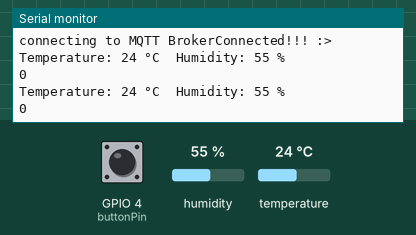
Bench run of a sketch on a simulated ESP8266 (NodeMCU). Parts: the last lines printed to the serial monitor. The test bench sets the inputs (shaded band); at power-on: humidity 55 %, GPIO 4 (buttonPin) HIGH, temperature 24 °C. WiFi joins after 1.5 s; servers stay silent unless stated; no MQTT or app messages arrive unless stated.

Above: at 2.7 s.
2.8 s: humidity set to 22 %
At 4.1 s:
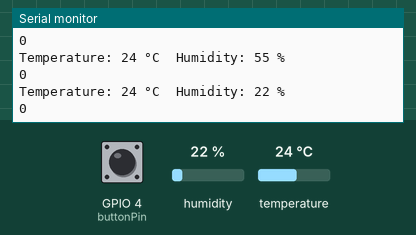
4.3 s: GPIO 4 (buttonPin) pulled LOW for 0.65 s
At 5.1 s:
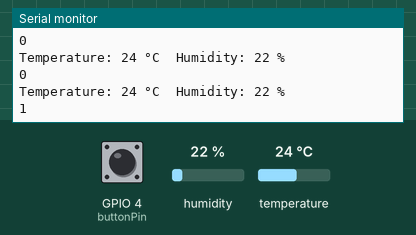
6.4 s: temperature set to 12 °C
At 6.4 s:
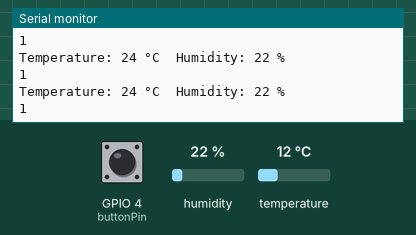
7.9 s: humidity set to 40 %
At 8.3 s:
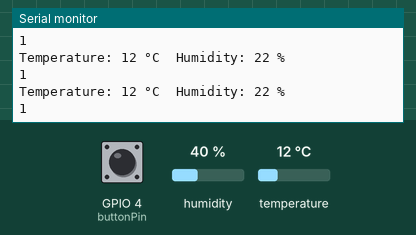
Timing chart, 0 to 10.4 s (numbered marks = the images above; inputs shaded):
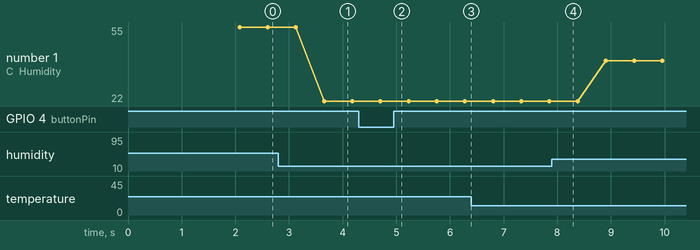

The sketch:

ESP8266_DHT11_MQTT_Broker.ino
```cpp
#include<ESP8266WiFi.h>
#include<PubSubClient.h>
#include<DHT11.h>
DHT11 dht11(2);  // GPIO2 = D4 in esp8266
const int buttonPin = 4; // Chân kết nối nút nhấn
int pressCount = 0;      // Biến đếm số lần nhấn nút

void IRAM_ATTR countPressing() {
  static unsigned long lastInterruptTime = 0; // Thời gian xảy ra ngắt lần cuối
  unsigned long interruptTime = millis();    // Thời gian hiện tại

  // Nếu thời gian giữa hai lần ngắt lớn hơn ngưỡng debounce
  if (interruptTime - lastInterruptTime > 50) {
    pressCount++; // Tăng biến đếm
  }
  lastInterruptTime = interruptTime; // Cập nhật thời gian ngắt cuối
}


const char* ssid = "P203";
const char * pw = "anhbaprovip";

const char* mqtt_ip_server = "192.168.1.22";
const int mqtt_port = 1883;

WiFiClient espClient;
PubSubClient client (espClient);

void setup_wifi(){
  Serial.println("connecting to Wifi-----");
  WiFi.begin(ssid, pw);
  while(WiFi.status() != WL_CONNECTED){
    delay(100);
    Serial.print("--");
  }
  Serial.println("\n Wifi connected :3 !!!!");
  }

void connect_to_MQTT (){
  while(!client.connected()){
    Serial.print("connecting to MQTT Broker");
    if(client.connect("ESP8266_Client")){
      Serial.println("Connected!!! :>");
      client.subscribe("MQTT_ESP32/Publish");
      client.subscribe("MQTT_ESP32/DHT11_tmp");
      client.subscribe("MQTT_ESP32/ButtonCommand");
      client.subscribe("MQTT_ESP32/DHT11_hmd");
    }
    else {
      Serial.print("failed, rc=");
      Serial.println(client.state());
    }

  }
}
void setup() {
  pinMode(buttonPin,INPUT_PULLUP);
  Serial.begin(115200);
  setup_wifi();
  client.setServer(mqtt_ip_server, mqtt_port);
  attachInterrupt(digitalPinToInterrupt(buttonPin), countPressing , FALLING);
}

void loop() {
  if (!client.connected()) {
    connect_to_MQTT();
  }
  client.loop();
  int t = 0;
  int h = 0;
  int result = dht11.readTemperatureHumidity(t,h);
  if(result == 0){
        Serial.print("Temperature: ");
        Serial.print(t);
        Serial.print(" °C\tHumidity: ");
        Serial.print(h);
        Serial.println(" %");
        String tmp = "Temperature: " + String(t) + "oC";
        String hmd = "Humidity: " + String(h) + "%";
        client.publish("MQTT_ESP32/DHT11_tmp", tmp.c_str());
        client.publish("MQTT_ESP32/DHT11_hmd", hmd.c_str());
  }
  if(pressCount >= 2 ) pressCount = 0;
  Serial.println(pressCount);
  client.publish("MQTT_ESP32/ButtonCommand",String(pressCount).c_str());

}
```

Measured:
- after the input at 2.8 s, the serial monitor: prints a new line after 0.86 s (image 1)
- after the input at 4.3 s, the serial monitor: prints a new line after 0.41 s (image 2)
- plotted number 1: 55 → 22 after the input at 2.8 s, 22 → 40 after the input at 7.9 s
